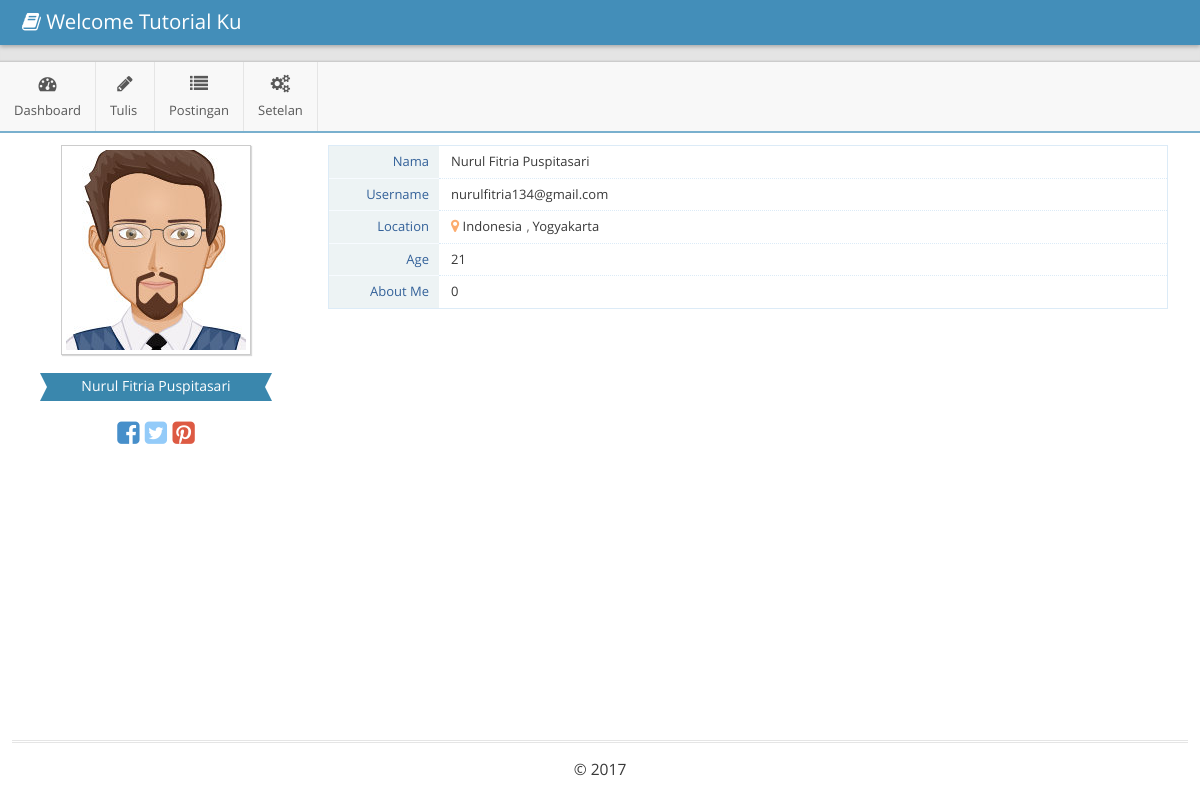
The page /tampilan/profile.php on the database its author committed.
### tables this page shows
CREATE TABLE `users` (
  `nama` varchar(100) NOT NULL,
  `umur` int(11) NOT NULL,
  `email` varchar(100) NOT NULL,
  `password` varchar(8) NOT NULL,
  `negara` varchar(100) NOT NULL,
  `kota` varchar(100) NOT NULL,
  `tentang` int(11) NOT NULL
);

### tampilan/profile.php (the view, shortened to what this page needs)
<!DOCTYPE html>
<?php
	$cari=mysql_query("SELECT *FROM users");
	$tampil=mysql_fetch_array($cari);
?>
<html lang="en">
	<head>
		<link rel="stylesheet" href="../admin/assets/css/bootstrap.min.css" />
		<link rel="stylesheet" href="../admin/assets/font-awesome/4.5.0/css/font-awesome.min.css" />
		<link rel="stylesheet" href="../admin/assets/css/ace.min.css" class="ace-main-stylesheet" id="main-ace-style" />
		<link rel="stylesheet" href="../admin/assets/css/ace-skins.min.css" />
		<link rel="stylesheet" href="../admin/assets/css/ace-rtl.min.css" />
	</head>
	<body class="no-skin">
		<div id="navbar" class="navbar navbar-default navbar-collapse h-navbar ace-save-state">
			<div class="navbar-container ace-save-state" id="navbar-container">
				<div class="navbar-header pull-left">
					<a href="../admin/index.html" class="navbar-brand">
						<small>
							<i class="fa fa-book"></i>
							Welcome Tutorial Ku
						</small>
					</a>
				</div>
			</div>
		</div>
		<div class="main-container ace-save-state" id="main-container">
			<div id="sidebar" class="sidebar h-sidebar navbar-collapse collapse  ace-save-state">
				<ul class="nav nav-list">
					<li class="hover">
						<a href="admin.php">
							<i class="menu-icon fa fa-tachometer"></i>
							<span class="menu-text"> Dashboard </span>
						</a>
					</li>
					<li class="hover">
						<a href="tulis.php">
							<i class="menu-icon fa fa-pencil"></i>
							<span class="menu-text"> Tulis </span>
						</a>
					</li>
					<li class="hover">
						<a href="#" class="dropdown-toggle">
							<i class="menu-icon fa fa-list"></i>
							<span class="menu-text"> Postingan </span>
						</a>
					</li>
					<li class="hover">
						<a href="#" class="dropdown-toggle">
							<i class="menu-icon fa fa-cogs"></i>
							<span class="menu-text"> Setelan </span>
						</a>
					</li>
				</ul>
			</div>
			<div class="main-content">
			<div class="main-content-inner">
			<div class="page-content">
				<div class="row">
					<div class="col-xs-12">
						<div id="user-profile-1" class="user-profile row">
							<div class="col-xs-12 col-sm-3 center">
								<div>
									<span class="profile-picture">
										<img id="avatar" class="editable img-responsive" alt="Alex's Avatar" src="../admin/assets/images/avatars/profile-pic.jpg" />
									</span>
									<div class="space-6"></div>
								</div>
								<div class="width-80 label label-info label-xlg arrowed-in arrowed-in-right">
									<div class="inline position-relative">
										<span class="white"><?php echo $tampil['nama']; ?></span>
									</div>
								</div>
								<div class="space-6"></div>
									<div class="profile-contact-info">
									<div class="space-6"></div>
										<div class="profile-social-links align-center">
											<a href="#" class="tooltip-info" title="" data-original-title="Visit my Facebook">
												<i class="middle ace-icon fa fa-facebook-square fa-2x blue"></i>
											</a>
											<a href="#" class="tooltip-info" title="" data-original-title="Visit my Twitter">
												<i class="middle ace-icon fa fa-twitter-square fa-2x light-blue"></i>
											</a>
											<a href="#" class="tooltip-error" title="" data-original-title="Visit my Pinterest">
												<i class="middle ace-icon fa fa-pinterest-square fa-2x red"></i>
											</a>
										</div>
									</div>
								</div>
							<div class="col-xs-12 col-sm-9">
							<div class="profile-user-info profile-user-info-striped">
								<div class="profile-info-row">
									<div class="profile-info-name"> Nama </div>
										<div class="profile-info-value">
											<span class="editable" id="username"> <?php echo $tampil['nama']; ?> </span>
										</div>
								</div>
								<div class="profile-info-row">
									<div class="profile-info-name"> Username </div>
										<div class="profile-info-value">
											<span class="editable" id="username"><?php echo $tampil['email']; ?></span>
										</div>
								</div>
								<div class="profile-info-row">
									<div class="profile-info-name"> Location </div>
										<div class="profile-info-value">
											<i class="fa fa-map-marker light-orange bigger-110"></i>
											<span class="editable" id="country"><?php echo $tampil['negara']; ?></span>
											<span class="editable" id="city"><?php echo $tampil['kota']; ?></span>
										</div>
								</div>
								<div class="profile-info-row">
									<div class="profile-info-name"> Age </div>
										<div class="profile-info-value">
											<span class="editable" id="age"><?php echo $tampil['umur']; ?></span>
										</div>
								</div>
								<div class="profile-info-row">
									<div class="profile-info-name"> About Me </div>
										<div class="profile-info-value">
											<span class="editable" id="about"><?php echo $tampil['tentang']; ?></span>
										</div>
								</div>
							</div>
						</div>
						</div>
					</div>
			</div>
			</div>
			</div>
			<div class="footer">
				<div class="footer-inner">
					<div class="footer-content">
						<span class="bigger-120">
							&copy; 2017
						</span>
					</div>
				</div>
			</div>
		</div>
	</body>
</html>

### rows shown on the page
users: nama "Nurul Fitria Puspitasari", email "nurulfitria134@gmail.com", negara "Indonesia", kota "Yogyakarta", umur "21", tentang "0"
